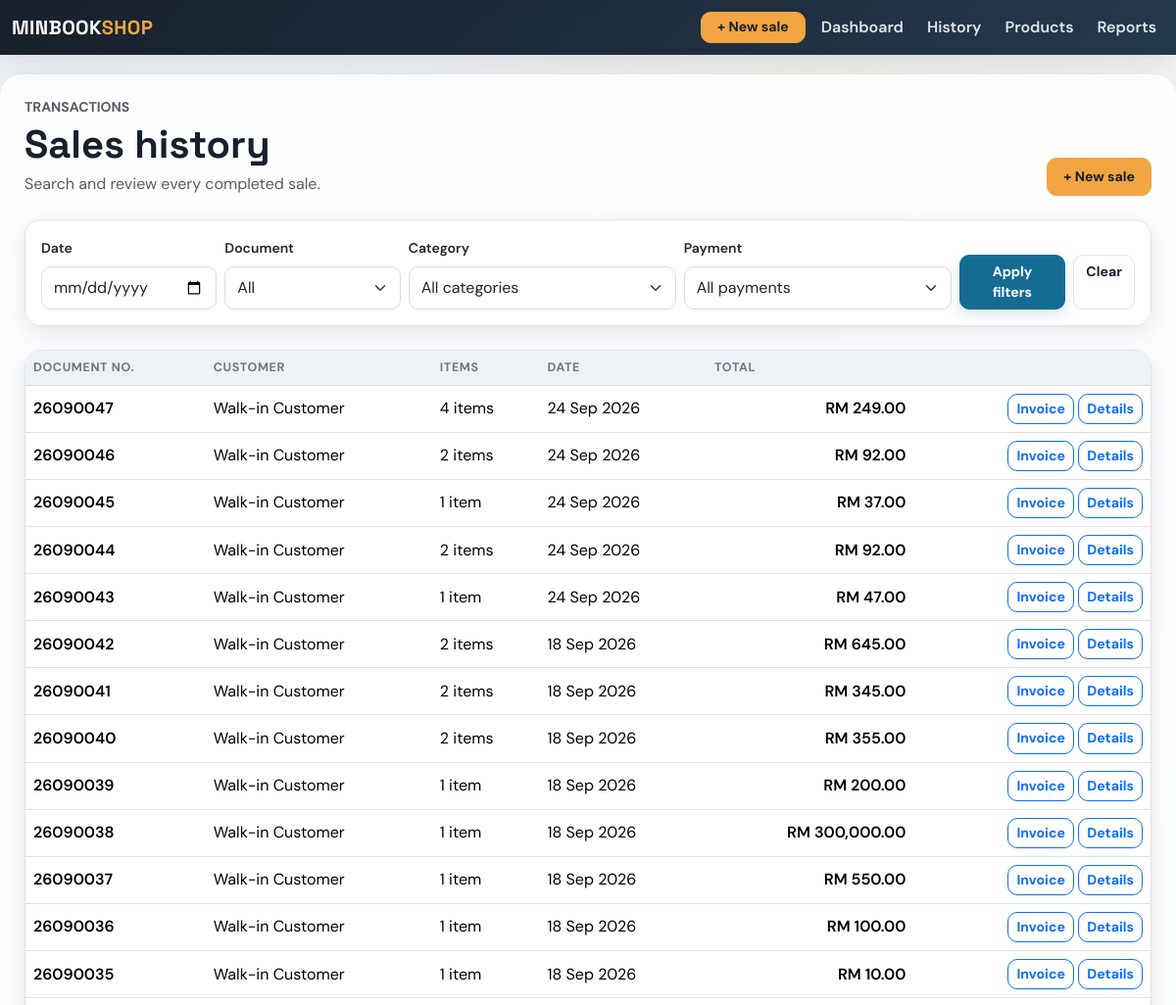
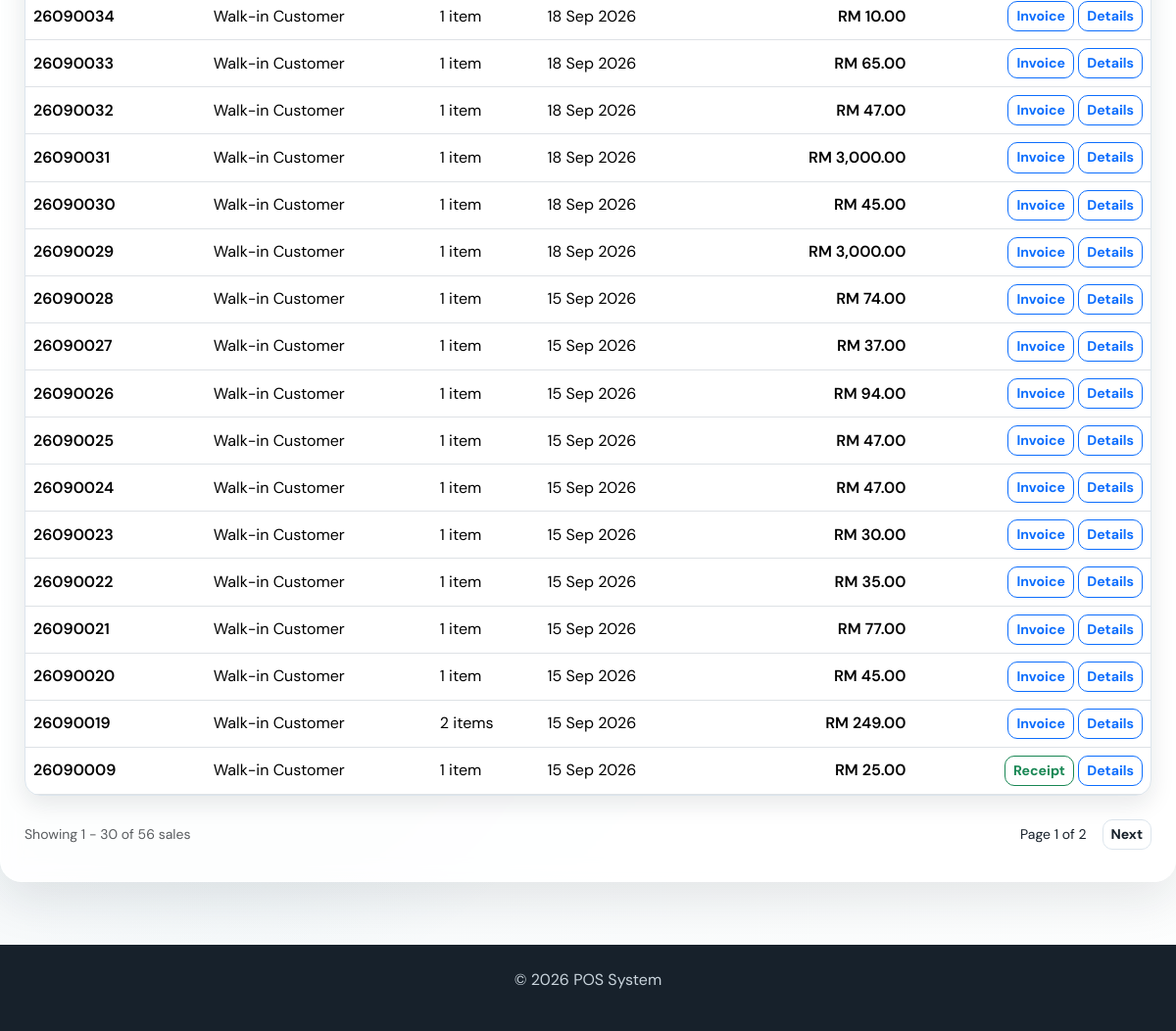
Before: /sales with the older database file (2 pictures, top to bottom).
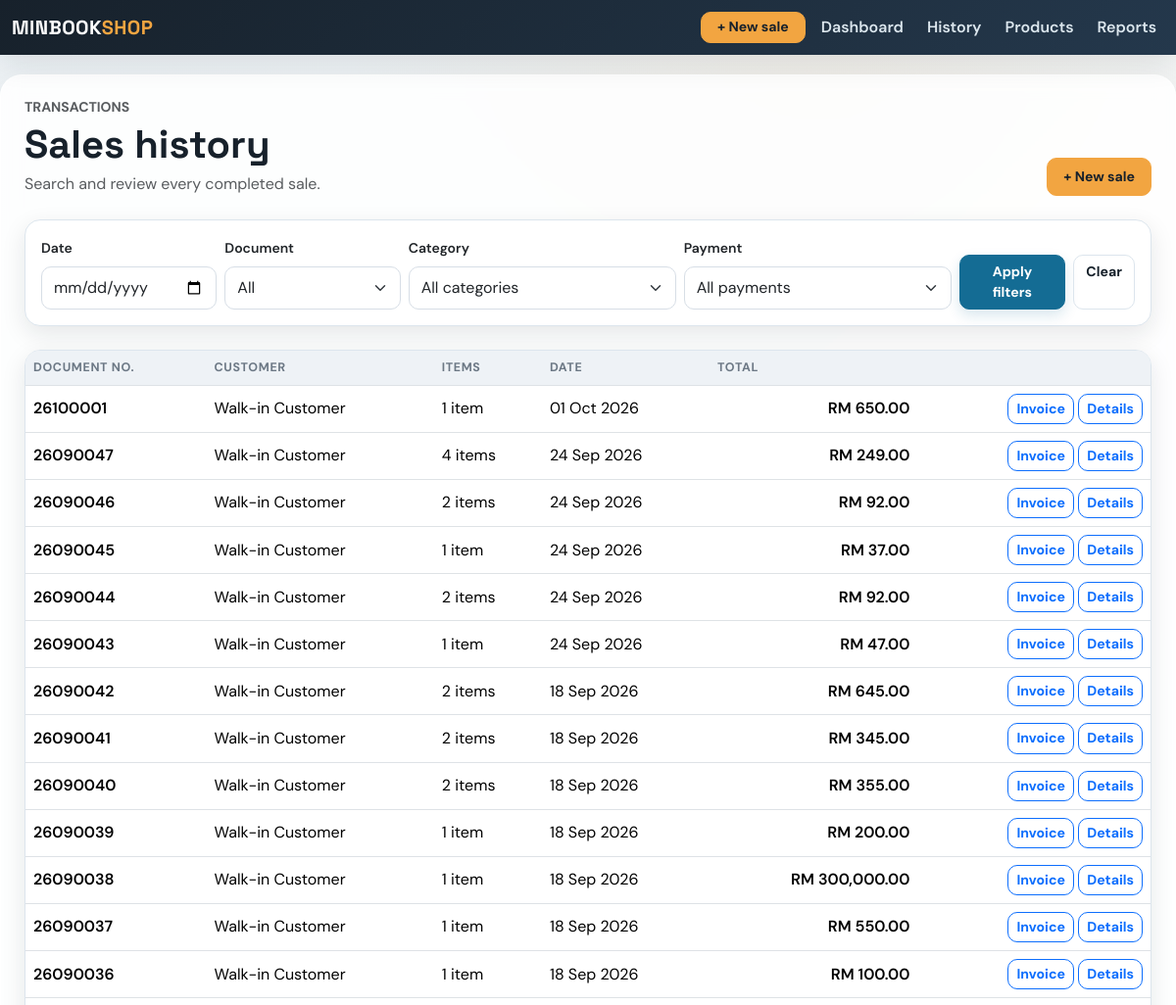
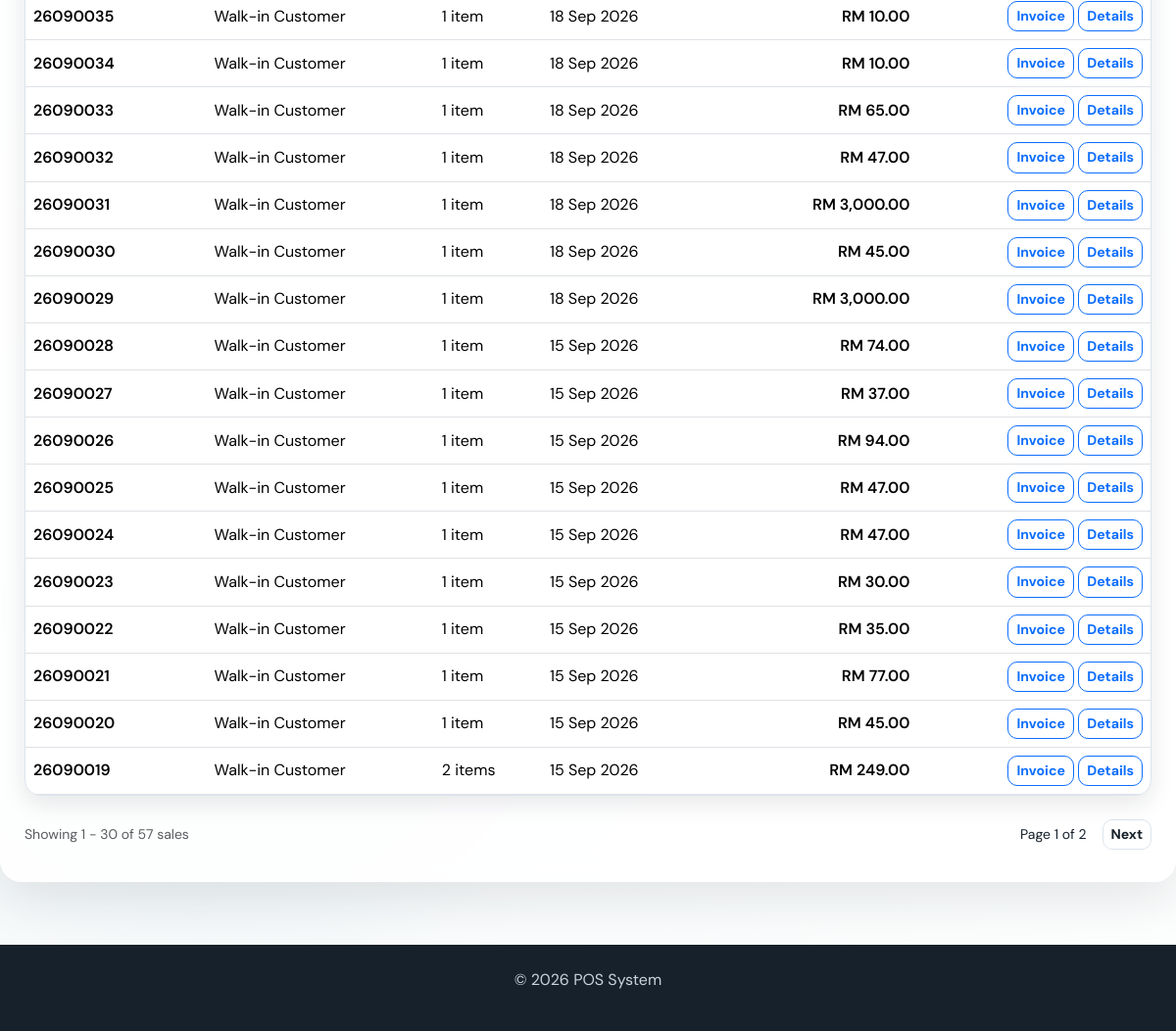
After: the same page with the newer database file (2 pictures, top to bottom).
### app/models.py (models this page shows, shortened)
class Sale(db.Model):
    id = db.Column(db.Integer, primary_key=True)
    amount = db.Column(db.Float, nullable=False)
    date = db.Column(db.Date, default=datetime.utcnow)
    user_id = db.Column(db.Integer, db.ForeignKey('user.id'), nullable=False)  # ForeignKey to User
    user = db.relationship('User', backref=db.backref('sales', lazy=True))  # Relationship with User
    product_id = db.Column(db.Integer, db.ForeignKey('product.id'), nullable=True)  # Legacy first product
    product = db.relationship('Product', backref=db.backref('sales', lazy=True))  # Relationship with Product
    quantity = db.Column(db.Integer, nullable=True)  # Legacy total quantity
    payment_method = db.Column(db.String(20), nullable=False, default='Cash')
    customer_name = db.Column(db.String(120), nullable=True)
    document_type = db.Column(db.String(20), nullable=False, default='receipt')
    discount = db.Column(db.Float, nullable=False, default=0.00)
    deposit = db.Column(db.Float, nullable=False, default=0.00)
    items = db.relationship('SaleItem', back_populates='sale', cascade='all, delete-orphan')

### app/routes.py (the view)
@main.route('/sales', methods=['GET', 'POST'])
def sales():
    sales_query = Sale.query.options(
        joinedload(Sale.items)
    ).order_by(Sale.id.desc())
    filter_date = request.args.get('filter_date', '')
    filter_category = request.args.get('category', '')
    filter_payment = request.args.get('payment_method', '')
    filter_document_type = (request.args.get('document_type', '') or '').lower().strip()
    if filter_document_type in {'receipt', 'invoice'}:
        sales_query = sales_query.filter(
            Sale.document_type == filter_document_type
        )
    if filter_date:
        sales_query = sales_query.filter(
            Sale.date == filter_date
        )
    if filter_category in SALE_CATEGORIES:
        sales_query = sales_query.filter(
            Sale.items.any(SaleItem.category == filter_category)
        )
    if filter_payment in PAYMENT_METHODS:
        sales_query = sales_query.filter(
            Sale.payment_method == filter_payment
        )
    page = request.args.get('page', 1, type=int)
    sales_pagination = sales_query.paginate(
        page=page,
        per_page=30,
        error_out=False
    )
    sales_list = sales_pagination.items
    document_numbers = {
        sale.id: month_document_number(
            sale,
            sale.document_type
        )
        for sale in sales_list
    }
    return render_template(
        'sales.html',
        sales=sales_list,
        pagination=sales_pagination,
        categories=SALE_CATEGORIES,
        payment_methods=PAYMENT_METHODS,
        selected_document_type=filter_document_type,
        document_numbers=document_numbers
    )

### app/routes.py (called while the page is built)
def month_document_number(sale, document_type):
    month_start = date(sale.date.year, sale.date.month, 1)
    if sale.date.month == 12:
        month_end = date(sale.date.year + 1, 1, 1)
    else:
        month_end = date(sale.date.year, sale.date.month + 1, 1)
    serial = Sale.query.filter(
        Sale.document_type == document_type,
        Sale.date >= month_start,
        Sale.date < month_end,
        Sale.id < sale.id,
    ).count()
    return f'{sale.date.year % 100:02d}{sale.date.month:02d}{serial + 1:04d}'

@main.app_context_processor
def inject_now():
    return {'current_year': datetime.now().year}

### app/templates/sales.html (shortened to what the changed rows need)
{% extends 'base.html' %}
{% block content %}
<div class="d-flex flex-wrap justify-content-between align-items-end gap-3 mb-4">
<div>
    <h1 class="mb-1">Sales history</h1>
</div>
</div>
<div class="card">
<div class="table-responsive">
    <table class="table mb-0">
        <thead>
            <tr>
                <th>Document No.</th>
                <th>Customer</th>
                <th>Items</th>
                <th>Date</th>
                <th>Total</th>
                <th></th>
            </tr>
        </thead>
        <tbody>
            {% for sale in sales %}
            <tr>
                <td class="fw-semibold">
                    {{ document_numbers[sale.id] }}
                </td>
                <td>
                    {{ sale.customer_name or 'Walk-in Customer' }}
                </td>
                <td>
                    {{ sale.items|length }}
                    item{{ '' if sale.items|length == 1 else 's' }}
                </td>
                <td>
                    {{ sale.date.strftime('%d %b %Y') }}
                </td>
                <td class="text-end fw-semibold">
                    RM {{ '{:,.2f}'.format(sale.amount) }}
                </td>
                <td class="text-end">
                    {% if sale.document_type == 'invoice' %}
                        <a
                            href="{{ url_for('main.invoice', sale_id=sale.id) }}"
                            class="btn btn-sm btn-outline-primary"
                            target="_blank"
                        >
                            Invoice
                        </a>
                    {% else %}
                        <a
                            href="{{ url_for('main.receipt', sale_id=sale.id) }}"
                            class="btn btn-sm btn-outline-success"
                            target="_blank"
                        >
                            Receipt
                        </a>
                    {% endif %}
                    <a
                        href="{{ url_for('main.view_sale', sale_id=sale.id) }}"
                        class="btn btn-sm btn-outline-primary"
                    >
                        Details
                    </a>
                </td>
            </tr>
            {% else %}
            <tr>
                <td colspan="6" class="text-center text-muted py-5">
                    No sales match these filters.
                </td>
            </tr>
            {% endfor %}
        </tbody>
    </table>
</div>
</div>
{% if pagination.total > 0 %}
<div class="d-flex flex-wrap justify-content-between align-items-center mt-4 gap-3">
<div class="text-muted small">
    Showing
    {{ ((pagination.page - 1) * pagination.per_page) + 1 }}
    -
    {{ ((pagination.page - 1) * pagination.per_page) + pagination.items|length }}
    of {{ pagination.total }} sales
</div>
<div class="d-flex align-items-center gap-2">
    <span class="small px-2">
        Page {{ pagination.page }} of {{ pagination.pages }}
    </span>
    {% if pagination.has_next %}
    <a
        href="{{ url_for(
            'main.sales',
            page=pagination.next_num,
            filter_date=request.args.get('filter_date', ''),
            category=request.args.get('category', ''),
            payment_method=request.args.get('payment_method', ''),
            document_type=request.args.get('document_type', '')
        ) }}"
        class="btn btn-outline-secondary btn-sm"
    >
        Next
    </a>
    {% endif %}
</div>
</div>
{% endif %}
{% endblock %}

Changed rows visible on the page:
no longer on this page (row unchanged): Sale: document_numbers "26090009", customer_name "Walk-in Customer", items|length "1", date "15 Sep 2026", amount "25.00"
added Sale: document_numbers "26100001", customer_name "Walk-in Customer", items|length "1", date "01 Oct 2026", amount "650.00"
Other visible differences:
{{ pagination.total }}: "56" → "57"
